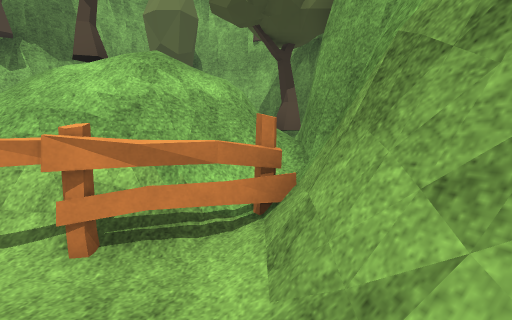
view 1 (above)

16 first-person views from a walk through a Unity game level. The camera is 1.3 m above the floor, tilts 4° down and sees 80° across. The floor is counted in squares, 1 m on a side. Each view is taken from the middle of a square. On the plan, view 1 faces up. The plan holds only what a view shows up to about 14 squares ahead; the rest is blank. The place goes on beyond the plan. Some animated figures are not drawn. Some surface patterns are stand-ins.

view 2
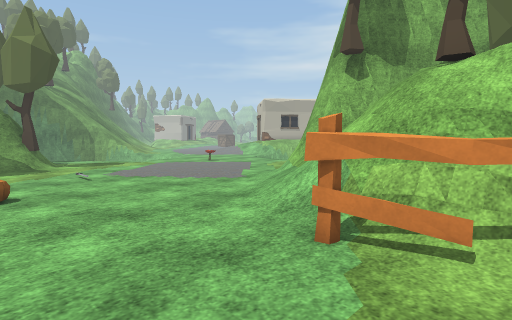

view 3
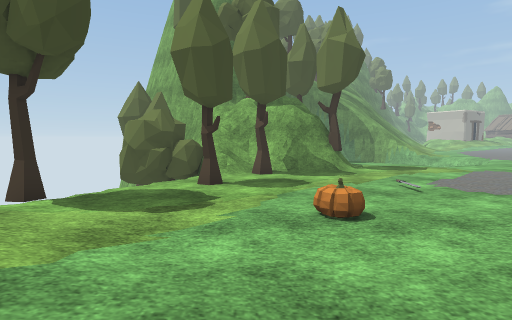

view 4
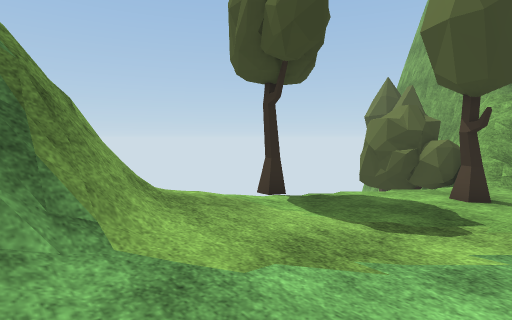

view 5
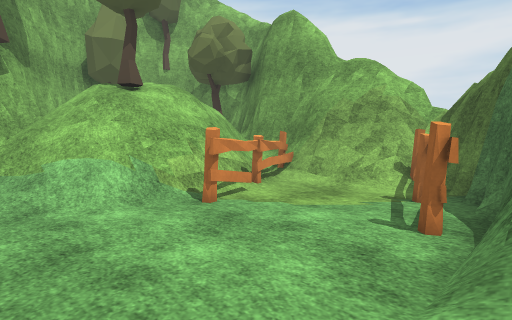

view 6
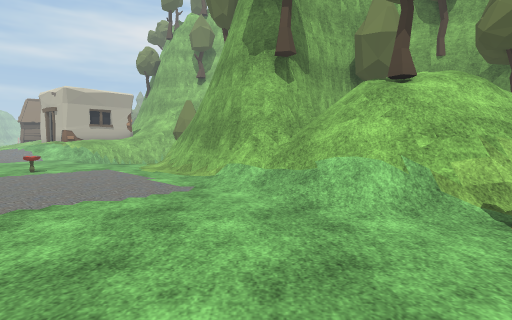

view 7
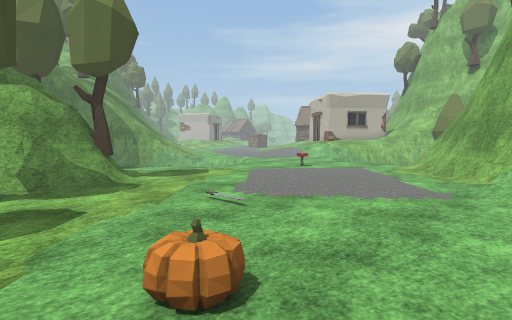

view 8
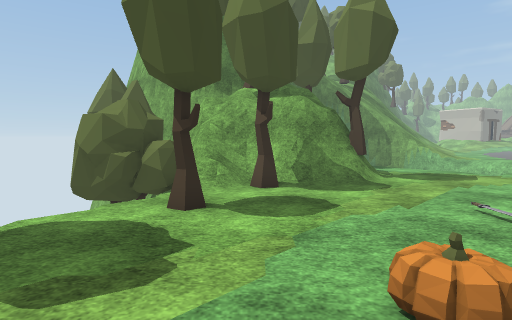

view 9
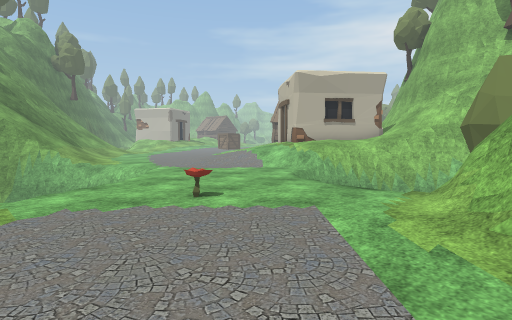

view 10
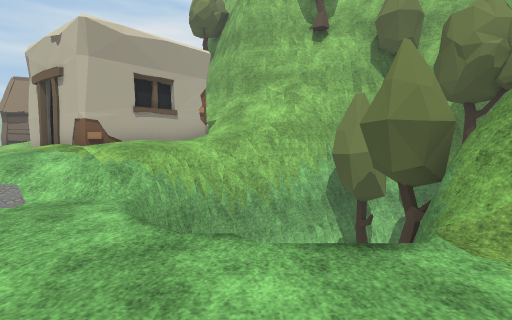

view 11
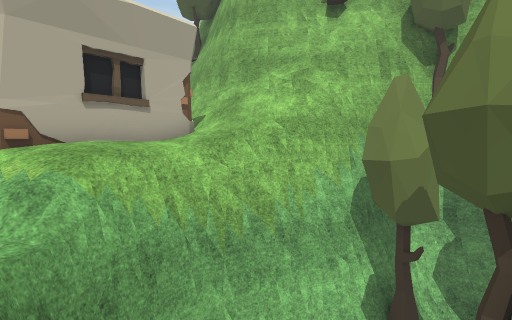

view 12
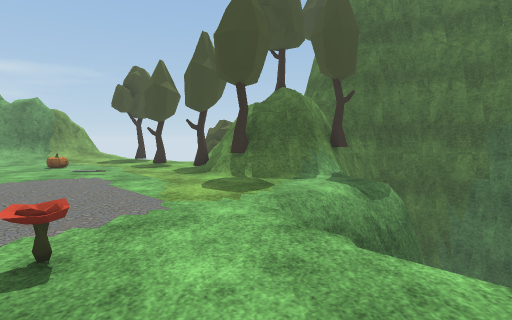

view 13
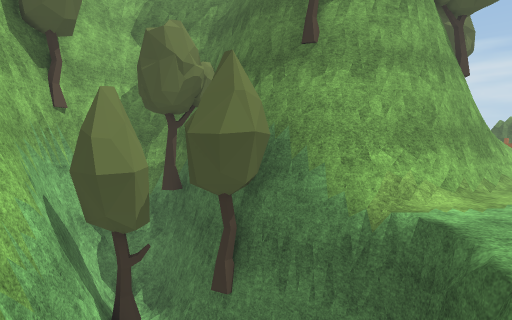

view 14
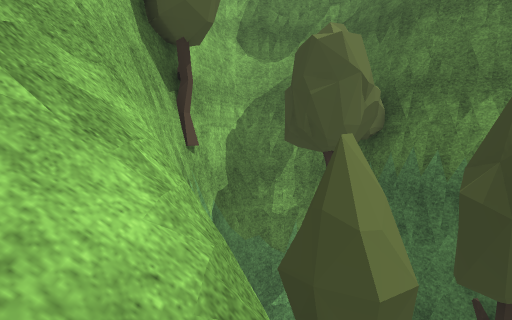

view 15
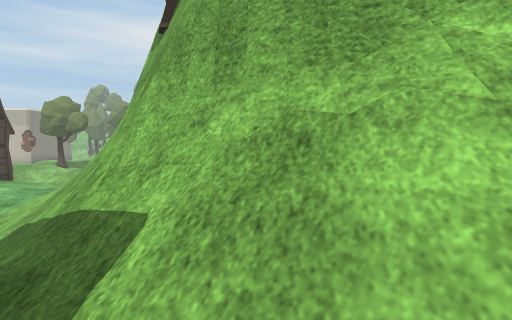

view 16
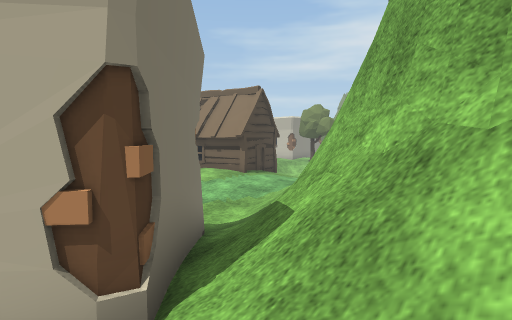

### Floor plan
Key: @ floor where view 1 was taken; # wall or solid block; . main floor; : floor 0.5 m higher than the main floor; - floor 0.5 m lower than the main floor; + floor 0.75 m higher than the main floor; * floor 1.25 m higher than the main floor; % floor 2 m higher than the main floor; / step, stairs or slope; = window, fence, low wall or low ledge; v drop or lower ground; T tree; H hut; O other object.
Columns run from 28 left of view 1 to 2 right of it. Each row starts with its distance up from view 1.
 35 H//
 34  //+
 33   /+/
 32   ++/
 31  *////=#
 30  ///+//##
 29   //://=#
 28    +:://##
 27     :://=##
 26       O//###
 25        #//=#########
 24        ###////==##T##
 23          #O////vvvvv###
 22     ##   #////vvvvvvv##
 21     O## O*//vvvvvvTTTv#
 20      /##O*/vvvvv vTTT
 19      /+/+/vvv  TTvTTT
 18      /////vv   TTT##
 17       ////v    TT##
 16        ...v   vv##
 15       ....vv  vv##
 14      .......vvv.##
 13      ...........##
 12      ...........=#     ###
 11       v..........##   ##TTT ##
 10        v...O.....=#   #v T   ##
  9 v       ..........#####      T
  8 v       v........./###//// T T
  7        v-........../=///T//T%##
  6      vv-...........////////=##
  5     vv/.............//////=###
  4      ................///===:O#
  3       .................///OOO#
  2 v     .=##T.............O...=##
  1 vv   T#####..................##
  0 vvv v##  ##=................@O#
 -1 vv####    ##...............O ##
 -2           #TT............OO###
 -3          ##=..T.......//==##
 -4         ###TT........./
 -5       ###v TT v......O=
 -6       # T  TT  v....O##
 -7         TT TT   TT..=##
 -8       TT
 -9       TT

Positions as (right, up) in squares from view 1, and headings:
1: (0, 0), facing up
2: (-2, -1), facing up-left
3: (-5, -2), facing left
4: (-6, -2), facing down-left
5: (-8, -3), facing up-right
6: (-8, -2), facing up
7: (-8, -2), facing up-left
8: (-8, -2), facing left
9: (-11, 6), facing up-left
10: (-16, 10), facing up
11: (-16, 13), facing up
12: (-19, 13), facing down
13: (-20, 17), facing right
14: (-17, 22), facing right
15: (-17, 22), facing up
16: (-16, 22), facing up-left
